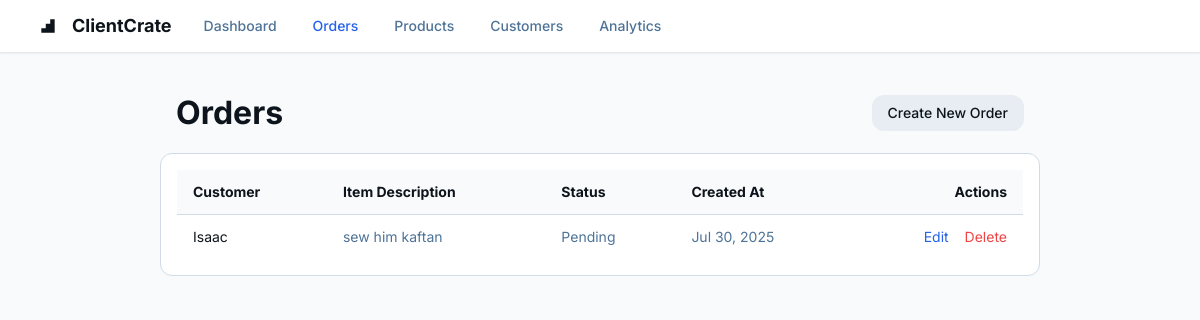
The page /orders/ (signed in) on the database as committed earlier.
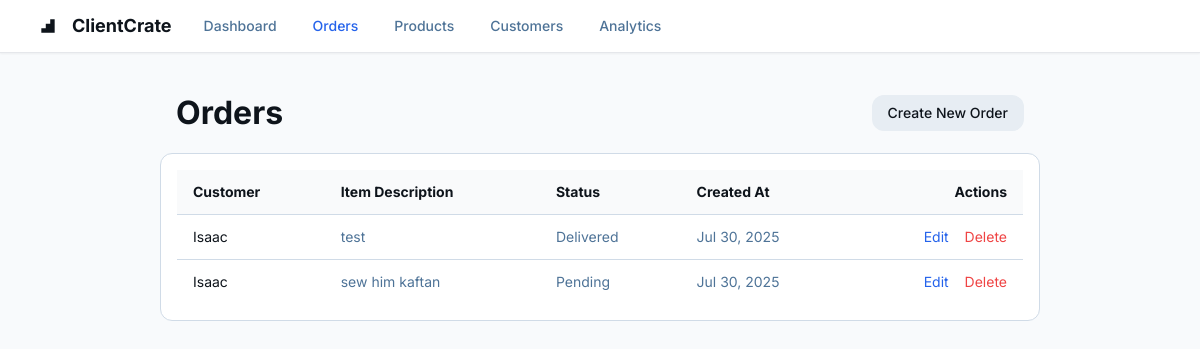
The same page on the database as committed later.
### core/models.py (models this page shows, shortened)
class Order(models.Model):
    user = models.ForeignKey(User, on_delete=models.CASCADE)
    customer = models.ForeignKey(Customer, on_delete=models.CASCADE)
    item_description = models.TextField()
    status = models.CharField(max_length=100, choices=ORDER_STATUS, default='pending')  # ✅ FIXED
    delivery_date = models.DateField()
    is_paid = models.BooleanField(default=False)
    created_at = models.DateTimeField(auto_now_add=True)

class Customer(models.Model):
    user = models.ForeignKey(User, on_delete=models.CASCADE)
    name = models.CharField(max_length=255)
    phone = models.CharField(max_length=20)
    email = models.EmailField(blank=True, null=True)

### core/views.py (the view)
# urls.py: path('orders/', views.order_list, name='order_list'),
@login_required(login_url='login')
def order_list(request):
    orders = Order.objects.filter(user=request.user).order_by('-created_at')
    return render(request, 'orders/order_list.html', {'orders': orders})

### core/templates/orders/order_list.html (shortened to what this page needs)
{% load static %}
<!DOCTYPE html>
<html lang="en">
  <head>
    <script src="https://cdn.tailwindcss.com?plugins=forms,container-queries"></script>
  </head>
  <body class="bg-slate-50" style="font-family: Inter, 'Noto Sans', sans-serif;">
    <div class="min-h-screen flex flex-col">
      <header class="flex items-center justify-between border-b px-10 py-3 bg-white shadow-sm">
        <div class="flex items-center gap-8">
          <div class="flex items-center gap-4 text-[#0e141b]">
            <svg class="size-4" viewBox="0 0 48 48" fill="none" xmlns="http://www.w3.org/2000/svg">
              <path d="M44 4H30.6666V17.3334H17.3334V30.6666H4V44H44V4Z" fill="currentColor"></path>
            </svg>
            <h2 class="text-lg font-bold">ClientCrate</h2>
          </div>
          <nav class="flex items-center gap-9 text-sm font-medium text-[#4e7397]">
            <a href="{% url 'dashboard' %}" class="hover:text-blue-600">Dashboard</a>
            <a href="{% url 'order_list' %}" class="text-blue-600">Orders</a>
            <a href="#" class="hover:text-blue-600">Products</a>
            <a href="{% url 'customer_list' %}" class="hover:text-blue-600">Customers</a>
            <a href="#" class="hover:text-blue-600">Analytics</a>
          </nav>
        </div>
      </header>
      <main class="flex-1 px-40 py-5">
        <div class="max-w-[960px] mx-auto">
          <div class="flex justify-between items-center p-4">
            <h1 class="text-[32px] font-bold text-[#0e141b]">Orders</h1>
            <a
              href="{% url 'create_order' %}"
              class="bg-[#e7edf3] text-[#0e141b] rounded-xl px-4 py-2 text-sm font-medium"
              >Create New Order</a
            >
          </div>
          <div class="p-4 border border-[#d0dbe7] rounded-xl bg-white overflow-x-auto">
            <table class="w-full text-sm">
              <thead class="text-left text-sm font-medium text-[#0e141b] bg-[#f9fafb]">
                <tr>
                  <th class="px-4 py-3">Customer</th>
                  <th class="px-4 py-3">Item Description</th>
                  <th class="px-4 py-3">Status</th>
                  <th class="px-4 py-3">Created At</th>
                  <th class="px-4 py-3 text-right">Actions</th>
                </tr>
              </thead>
              <tbody class="text-[#4e7397]">
                {% for order in orders %}
                <tr class="border-t border-[#d0dbe7]">
                  <td class="px-4 py-3 text-[#0e141b]">{{ order.customer.name }}</td>
                  <td class="px-4 py-3">{{ order.item_description }}</td>
                  <td class="px-4 py-3 capitalize">{{ order.status }}</td>
                  <td class="px-4 py-3">{{ order.created_at|date:"M d, Y" }}</td>
                  <td class="px-4 py-3 text-right">
                    <a
                      href="{% url 'edit_order' order.id %}"
                      class="text-blue-600 hover:underline mr-3"
                      >Edit</a>
                    <form method="POST" action="{% url 'delete_order' order.id %}" class="inline">
                      <button
                        type="submit"
                        onclick="return confirm('Are you sure you want to delete this order?')"
                        class="text-red-500 hover:underline"
                      >
                        Delete
                      </button>
                    </form>
                  </td>
                </tr>
                {% empty %}
                <tr>
                  <td colspan="5" class="text-center px-4 py-6 text-gray-400">No orders found.</td>
                </tr>
                {% endfor %}
              </tbody>
            </table>
          </div>
        </div>
      </main>
    </div>
  </body>
</html>

Rows that differ between the two databases and show on the page:
added Order: customer.name "Isaac", item_description "test", status "Delivered", created_at "Jul 30, 2025"
